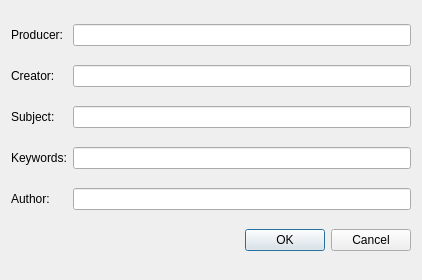
<?xml version="1.0" encoding="UTF-8"?>
<ui version="4.0">
 <class>ProperitiesUI</class>
 <widget class="QDialog" name="ProperitiesUI">
  <property name="geometry">
   <rect>
    <x>0</x>
    <y>0</y>
    <width>422</width>
    <height>280</height>
   </rect>
  </property>
  <property name="windowTitle">
   <string>Document Properties</string>
  </property>
  <layout class="QGridLayout" name="gridLayout">
   <item row="0" column="0">
    <widget class="QLabel" name="label">
     <property name="text">
      <string>Producer:</string>
     </property>
    </widget>
   </item>
   <item row="0" column="1">
    <widget class="QLineEdit" name="m_producer"/>
   </item>
   <item row="1" column="0">
    <widget class="QLabel" name="label_2">
     <property name="text">
      <string>Creator:</string>
     </property>
    </widget>
   </item>
   <item row="1" column="1">
    <widget class="QLineEdit" name="m_creator"/>
   </item>
   <item row="2" column="0">
    <widget class="QLabel" name="label_3">
     <property name="text">
      <string>Subject:</string>
     </property>
    </widget>
   </item>
   <item row="2" column="1">
    <widget class="QLineEdit" name="m_subject"/>
   </item>
   <item row="3" column="0">
    <widget class="QLabel" name="label_4">
     <property name="text">
      <string>Keywords:</string>
     </property>
    </widget>
   </item>
   <item row="3" column="1">
    <widget class="QLineEdit" name="m_keywords"/>
   </item>
   <item row="4" column="0">
    <widget class="QLabel" name="label_5">
     <property name="text">
      <string>Author:</string>
     </property>
    </widget>
   </item>
   <item row="4" column="1">
    <widget class="QLineEdit" name="m_author"/>
   </item>
   <item row="5" column="0" colspan="2">
    <widget class="QDialogButtonBox" name="m_button_box">
     <property name="orientation">
      <enum>Qt::Horizontal</enum>
     </property>
     <property name="standardButtons">
      <set>QDialogButtonBox::Cancel|QDialogButtonBox::Ok</set>
     </property>
    </widget>
   </item>
  </layout>
 </widget>
 <resources/>
 <connections>
  <connection>
   <sender>m_button_box</sender>
   <signal>accepted()</signal>
   <receiver>ProperitiesUI</receiver>
   <slot>accept()</slot>
   <hints>
    <hint type="sourcelabel">
     <x>248</x>
     <y>254</y>
    </hint>
    <hint type="destinationlabel">
     <x>157</x>
     <y>274</y>
    </hint>
   </hints>
  </connection>
  <connection>
   <sender>m_button_box</sender>
   <signal>rejected()</signal>
   <receiver>ProperitiesUI</receiver>
   <slot>reject()</slot>
   <hints>
    <hint type="sourcelabel">
     <x>316</x>
     <y>260</y>
    </hint>
    <hint type="destinationlabel">
     <x>286</x>
     <y>274</y>
    </hint>
   </hints>
  </connection>
 </connections>
</ui>
